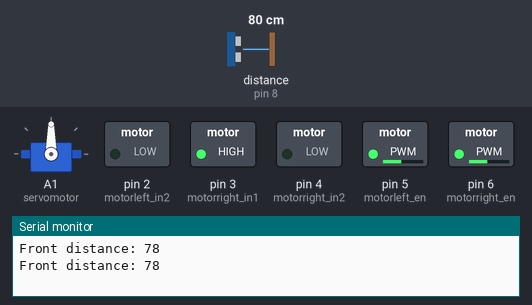
Bench run of a sketch on a simulated Arduino Uno, built with avr-gcc and run on an emulated ATmega328P. On the bench: servo, switched loads named in the sketch (green lamp = pin HIGH), the last lines printed to the serial monitor. Wiring (inferred from the names in the program): ultrasonic range finder: trigger pin 9; echo pin 8. Dashed ring = blinking. The inputs (shaded band) are chosen by the test bench; at power-on: distance to the obstacle (sensor on pin 8) 80 cm. The echo pulse lasts 58.3 µs per cm; pins used as bus, display or sensor lines are not drawn.

Above: at 2.2 s.
2.3 s: distance to the obstacle (sensor on pin 8) set to 34 cm
3.9 s: distance to the obstacle (sensor on pin 8) set to 30 cm
At 4.9 s:
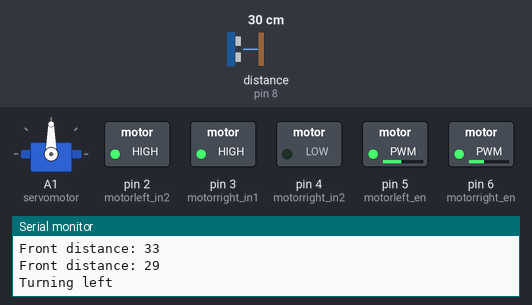
7.2 s: distance to the obstacle (sensor on pin 8) set to 35 cm
At 8.5 s:
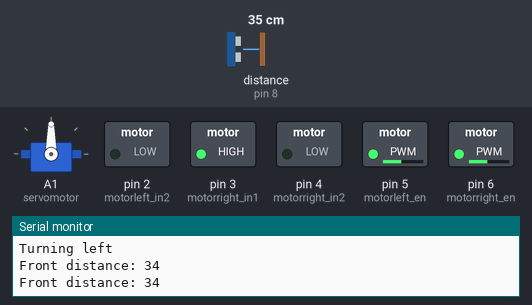
8.8 s: distance to the obstacle (sensor on pin 8) set to 2 cm
At 9.39 s:
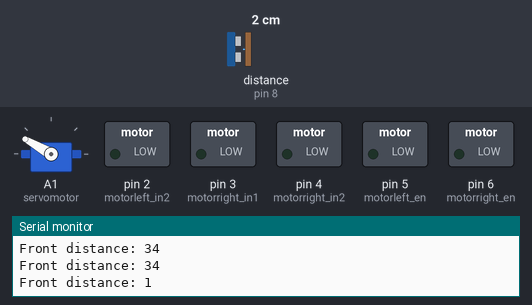
Timing chart, 0 to 13.1 s (numbered marks = the images above; inputs shaded):
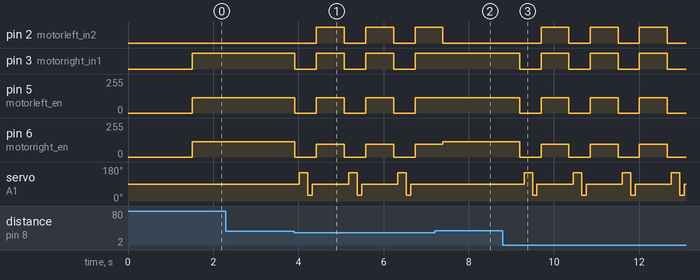

The sketch:

car_test_1.ino
```cpp
// Car test 1

#include <Servo.h>

// ----- Pins -----

const int echo = 8;
const int trigger = 9;

const int motorleft_en = 5;
const int motorright_en = 6;
const int motorleft_in1 = 1;
const int motorleft_in2 = 2;
const int motorright_in1 = 3;
const int motorright_in2 = 4;
const int motorspeed = 115;

Servo servomotor;

// ----- Variables -----
long duration;
int distance;

// Function to measure distance with ultrasonic sensor
int getdistance() {

  digitalWrite(trigger, LOW);
  delayMicroseconds(5);
  digitalWrite(trigger, HIGH);
  delayMicroseconds(20);
  digitalWrite(trigger, LOW);

  duration = pulseIn(echo, HIGH);
  int d = duration * 0.034 / 2;        // convert to cm
  return d;
}

// ----- Motor functions -----
void moveforward() {
  analogWrite(motorleft_en, motorspeed);
  analogWrite(motorright_en, motorspeed);

  digitalWrite(motorleft_in1, HIGH);
  digitalWrite(motorleft_in2, LOW);
  digitalWrite(motorright_in1, HIGH);
  digitalWrite(motorright_in2, LOW);
}

void movebackward() {
  analogWrite(motorleft_en, motorspeed);
  analogWrite(motorright_en, motorspeed);

  digitalWrite(motorleft_in1, LOW);
  digitalWrite(motorleft_in2, HIGH);
  digitalWrite(motorright_in1, LOW);
  digitalWrite(motorright_in2, HIGH);
}

void stopcar() {
  digitalWrite(motorleft_en, 0);
  digitalWrite(motorright_en, 0);

  digitalWrite(motorleft_in1, LOW);
  digitalWrite(motorleft_in2, LOW);
  digitalWrite(motorright_in1, LOW);
  digitalWrite(motorright_in2, LOW);
}

void turnleft() {
  analogWrite(motorleft_en, motorspeed);
  analogWrite(motorright_en, motorspeed - 20);

  digitalWrite(motorleft_in1, LOW);
  digitalWrite(motorleft_in2, HIGH);   // left wheel moves backward
  digitalWrite(motorright_in1, HIGH);   // right wheel moves forward
  digitalWrite(motorright_in2, LOW);

  //delay(1000);
 // stopcar();
}

void turnright() {
  analogWrite(motorleft_en, motorspeed);
  analogWrite(motorright_en, motorspeed - 20);

  digitalWrite(motorleft_in1, HIGH);    // left wheel forward
  digitalWrite(motorleft_in2, LOW);
  digitalWrite(motorright_in1, LOW);
  digitalWrite(motorright_in2, HIGH);  // right wheel backward

//  delay(1000);
 // stopCar();
}


// ---------------SETUP-----------------
void setup()
{
  Serial.begin(9600);

  pinMode(A4, INPUT); // IR sensor

  pinMode(echo, INPUT);
  pinMode(trigger, OUTPUT);


  pinMode(motorleft_in1, OUTPUT);
  pinMode(motorleft_in2, OUTPUT);
  pinMode(motorright_in1, OUTPUT);
  pinMode(motorright_in2, OUTPUT);
  pinMode(motorleft_en, OUTPUT);
  pinMode(motorright_en, OUTPUT);

  servomotor.attach(A1);  // servo on pin 1
  servomotor.write(90);  // face forward
  delay(1000);
}

// --------------LOOP------------------

void loop()
{
  servomotor.write(90); // Look forward
 // analogWrite(motorleft_en, motorspeed);
 // analogWrite(motorright_en, motorspeed);
  delay(500);


  distance = getdistance();
  Serial.print("Front distance: ");
  Serial.println(distance);

  if (distance > 30) {
    // Clear path
    moveforward();
  } else {
    // Obstacle detected
    stopcar();
    delay(100);

    // Look left
    servomotor.write(150);
    delay(100);                   // 20 delay too low
    int leftdist = getdistance();
    delay(100);
    // Look right
    servomotor.write(30);
    delay(100);
    int rightdist = getdistance();
  //  int rightdist = 50;

    servomotor.write(90);
    delay(100);

    // Decide direction
    if (leftdist >= rightdist)
    {
      Serial.println("Turning left");
      turnleft();
      delay(50);
    }
    else if ( rightdist > leftdist )
    {
      Serial.println("Turning right");
      turnright();
      delay(50);
    }
    else
    {
     // stopcar();
      movebackward();
      delay(200);
    }

  }

  delay(100);
}
```

Measured:
- the behaviour switches between 32 and 31 cm on distance to the obstacle (sensor on pin 8) (found by bisection; images 0 and 1)
- after the input at 3.9 s, pin 2 (motorleft_in2): alternates HIGH for 0.65 s and LOW for 0.50 s, starting after 0.52 s; pin 3 (motorright_in1): alternates HIGH for 0.65 s and LOW for 0.50 s, starting at once
- after the input at 7.2 s, pin 2 (motorleft_in2): goes on until 7.4 s, then stays LOW; pin 3 (motorright_in1): stays HIGH (without the input it goes to LOW after 0.19 s); pin 5 (motorleft_en): stays 115/255 (without the input it goes to 0/255 after 0.19 s); servo on A1 (servomotor): stays 90° (without the input it goes to 150° after 0.29 s)
- after the input at 8.8 s, pin 2 (motorleft_in2): alternates HIGH for 0.65 s and LOW for 0.50 s, starting after 0.90 s; pin 3 (motorright_in1): alternates HIGH for 0.65 s and LOW for 0.50 s, starting after 0.40 s
